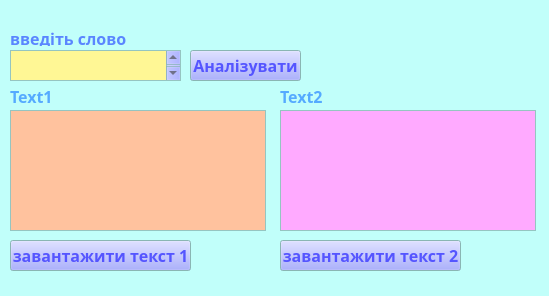
<?xml version="1.0" encoding="UTF-8"?>
<ui version="4.0">
 <class>MainWindow</class>
 <widget class="QMainWindow" name="MainWindow">
  <property name="geometry">
   <rect>
    <x>0</x>
    <y>0</y>
    <width>549</width>
    <height>296</height>
   </rect>
  </property>
  <property name="palette">
   <palette>
    <active>
     <colorrole role="WindowText">
      <brush brushstyle="SolidPattern">
       <color alpha="255">
        <red>68</red>
        <green>68</green>
        <blue>68</blue>
       </color>
      </brush>
     </colorrole>
     <colorrole role="Button">
      <brush brushstyle="SolidPattern">
       <color alpha="255">
        <red>144</red>
        <green>151</green>
        <blue>255</blue>
       </color>
      </brush>
     </colorrole>
     <colorrole role="Text">
      <brush brushstyle="SolidPattern">
       <color alpha="255">
        <red>79</red>
        <green>96</green>
        <blue>255</blue>
       </color>
      </brush>
     </colorrole>
     <colorrole role="ButtonText">
      <brush brushstyle="SolidPattern">
       <color alpha="255">
        <red>85</red>
        <green>85</green>
        <blue>255</blue>
       </color>
      </brush>
     </colorrole>
     <colorrole role="Base">
      <brush brushstyle="SolidPattern">
       <color alpha="255">
        <red>255</red>
        <green>170</green>
        <blue>255</blue>
       </color>
      </brush>
     </colorrole>
     <colorrole role="Window">
      <brush brushstyle="SolidPattern">
       <color alpha="255">
        <red>193</red>
        <green>255</green>
        <blue>250</blue>
       </color>
      </brush>
     </colorrole>
    </active>
    <inactive>
     <colorrole role="WindowText">
      <brush brushstyle="SolidPattern">
       <color alpha="255">
        <red>68</red>
        <green>68</green>
        <blue>68</blue>
       </color>
      </brush>
     </colorrole>
     <colorrole role="Button">
      <brush brushstyle="SolidPattern">
       <color alpha="255">
        <red>144</red>
        <green>151</green>
        <blue>255</blue>
       </color>
      </brush>
     </colorrole>
     <colorrole role="Text">
      <brush brushstyle="SolidPattern">
       <color alpha="255">
        <red>79</red>
        <green>96</green>
        <blue>255</blue>
       </color>
      </brush>
     </colorrole>
     <colorrole role="ButtonText">
      <brush brushstyle="SolidPattern">
       <color alpha="255">
        <red>85</red>
        <green>85</green>
        <blue>255</blue>
       </color>
      </brush>
     </colorrole>
     <colorrole role="Base">
      <brush brushstyle="SolidPattern">
       <color alpha="255">
        <red>255</red>
        <green>170</green>
        <blue>255</blue>
       </color>
      </brush>
     </colorrole>
     <colorrole role="Window">
      <brush brushstyle="SolidPattern">
       <color alpha="255">
        <red>193</red>
        <green>255</green>
        <blue>250</blue>
       </color>
      </brush>
     </colorrole>
    </inactive>
    <disabled>
     <colorrole role="WindowText">
      <brush brushstyle="SolidPattern">
       <color alpha="255">
        <red>120</red>
        <green>120</green>
        <blue>120</blue>
       </color>
      </brush>
     </colorrole>
     <colorrole role="Button">
      <brush brushstyle="SolidPattern">
       <color alpha="255">
        <red>144</red>
        <green>151</green>
        <blue>255</blue>
       </color>
      </brush>
     </colorrole>
     <colorrole role="Text">
      <brush brushstyle="SolidPattern">
       <color alpha="255">
        <red>120</red>
        <green>120</green>
        <blue>120</blue>
       </color>
      </brush>
     </colorrole>
     <colorrole role="ButtonText">
      <brush brushstyle="SolidPattern">
       <color alpha="255">
        <red>120</red>
        <green>120</green>
        <blue>120</blue>
       </color>
      </brush>
     </colorrole>
     <colorrole role="Base">
      <brush brushstyle="SolidPattern">
       <color alpha="255">
        <red>193</red>
        <green>255</green>
        <blue>250</blue>
       </color>
      </brush>
     </colorrole>
     <colorrole role="Window">
      <brush brushstyle="SolidPattern">
       <color alpha="255">
        <red>193</red>
        <green>255</green>
        <blue>250</blue>
       </color>
      </brush>
     </colorrole>
    </disabled>
   </palette>
  </property>
  <property name="font">
   <font>
    <family>HelveticaNeueCyr</family>
    <pointsize>12</pointsize>
    <weight>75</weight>
    <italic>false</italic>
    <bold>true</bold>
   </font>
  </property>
  <property name="cursor">
   <cursorShape>PointingHandCursor</cursorShape>
  </property>
  <property name="windowTitle">
   <string>MainWindow</string>
  </property>
  <widget class="QWidget" name="centralwidget">
   <widget class="QTextBrowser" name="textBrowser">
    <property name="geometry">
     <rect>
      <x>10</x>
      <y>110</y>
      <width>256</width>
      <height>121</height>
     </rect>
    </property>
    <property name="palette">
     <palette>
      <active>
       <colorrole role="Base">
        <brush brushstyle="SolidPattern">
         <color alpha="255">
          <red>255</red>
          <green>194</green>
          <blue>158</blue>
         </color>
        </brush>
       </colorrole>
      </active>
      <inactive>
       <colorrole role="Base">
        <brush brushstyle="SolidPattern">
         <color alpha="255">
          <red>255</red>
          <green>194</green>
          <blue>158</blue>
         </color>
        </brush>
       </colorrole>
      </inactive>
      <disabled>
       <colorrole role="Base">
        <brush brushstyle="SolidPattern">
         <color alpha="255">
          <red>160</red>
          <green>255</green>
          <blue>241</blue>
         </color>
        </brush>
       </colorrole>
      </disabled>
     </palette>
    </property>
   </widget>
   <widget class="QTextBrowser" name="textBrowser_2">
    <property name="geometry">
     <rect>
      <x>280</x>
      <y>110</y>
      <width>256</width>
      <height>121</height>
     </rect>
    </property>
   </widget>
   <widget class="QLabel" name="label">
    <property name="geometry">
     <rect>
      <x>10</x>
      <y>90</y>
      <width>47</width>
      <height>13</height>
     </rect>
    </property>
    <property name="palette">
     <palette>
      <active>
       <colorrole role="WindowText">
        <brush brushstyle="SolidPattern">
         <color alpha="255">
          <red>85</red>
          <green>170</green>
          <blue>255</blue>
         </color>
        </brush>
       </colorrole>
      </active>
      <inactive>
       <colorrole role="WindowText">
        <brush brushstyle="SolidPattern">
         <color alpha="255">
          <red>85</red>
          <green>170</green>
          <blue>255</blue>
         </color>
        </brush>
       </colorrole>
      </inactive>
      <disabled>
       <colorrole role="WindowText">
        <brush brushstyle="SolidPattern">
         <color alpha="255">
          <red>120</red>
          <green>120</green>
          <blue>120</blue>
         </color>
        </brush>
       </colorrole>
      </disabled>
     </palette>
    </property>
    <property name="text">
     <string>Text1</string>
    </property>
   </widget>
   <widget class="QLabel" name="label_2">
    <property name="geometry">
     <rect>
      <x>280</x>
      <y>90</y>
      <width>47</width>
      <height>13</height>
     </rect>
    </property>
    <property name="palette">
     <palette>
      <active>
       <colorrole role="WindowText">
        <brush brushstyle="SolidPattern">
         <color alpha="255">
          <red>85</red>
          <green>170</green>
          <blue>255</blue>
         </color>
        </brush>
       </colorrole>
      </active>
      <inactive>
       <colorrole role="WindowText">
        <brush brushstyle="SolidPattern">
         <color alpha="255">
          <red>85</red>
          <green>170</green>
          <blue>255</blue>
         </color>
        </brush>
       </colorrole>
      </inactive>
      <disabled>
       <colorrole role="WindowText">
        <brush brushstyle="SolidPattern">
         <color alpha="255">
          <red>120</red>
          <green>120</green>
          <blue>120</blue>
         </color>
        </brush>
       </colorrole>
      </disabled>
     </palette>
    </property>
    <property name="text">
     <string>Text2</string>
    </property>
   </widget>
   <widget class="QPushButton" name="pushButton">
    <property name="geometry">
     <rect>
      <x>190</x>
      <y>50</y>
      <width>111</width>
      <height>31</height>
     </rect>
    </property>
    <property name="palette">
     <palette>
      <active>
       <colorrole role="ButtonText">
        <brush brushstyle="SolidPattern">
         <color alpha="255">
          <red>85</red>
          <green>85</green>
          <blue>255</blue>
         </color>
        </brush>
       </colorrole>
       <colorrole role="AlternateBase">
        <brush brushstyle="SolidPattern">
         <color alpha="255">
          <red>68</red>
          <green>246</green>
          <blue>89</blue>
         </color>
        </brush>
       </colorrole>
       <colorrole role="ToolTipText">
        <brush brushstyle="SolidPattern">
         <color alpha="255">
          <red>170</red>
          <green>0</green>
          <blue>255</blue>
         </color>
        </brush>
       </colorrole>
      </active>
      <inactive>
       <colorrole role="ButtonText">
        <brush brushstyle="SolidPattern">
         <color alpha="255">
          <red>85</red>
          <green>85</green>
          <blue>255</blue>
         </color>
        </brush>
       </colorrole>
       <colorrole role="AlternateBase">
        <brush brushstyle="SolidPattern">
         <color alpha="255">
          <red>68</red>
          <green>246</green>
          <blue>89</blue>
         </color>
        </brush>
       </colorrole>
       <colorrole role="ToolTipText">
        <brush brushstyle="SolidPattern">
         <color alpha="255">
          <red>170</red>
          <green>0</green>
          <blue>255</blue>
         </color>
        </brush>
       </colorrole>
      </inactive>
      <disabled>
       <colorrole role="ButtonText">
        <brush brushstyle="SolidPattern">
         <color alpha="255">
          <red>120</red>
          <green>120</green>
          <blue>120</blue>
         </color>
        </brush>
       </colorrole>
       <colorrole role="AlternateBase">
        <brush brushstyle="SolidPattern">
         <color alpha="255">
          <red>68</red>
          <green>246</green>
          <blue>89</blue>
         </color>
        </brush>
       </colorrole>
       <colorrole role="ToolTipText">
        <brush brushstyle="SolidPattern">
         <color alpha="255">
          <red>170</red>
          <green>0</green>
          <blue>255</blue>
         </color>
        </brush>
       </colorrole>
      </disabled>
     </palette>
    </property>
    <property name="text">
     <string>Аналізувати</string>
    </property>
   </widget>
   <widget class="QPushButton" name="pushButton_2">
    <property name="geometry">
     <rect>
      <x>10</x>
      <y>240</y>
      <width>181</width>
      <height>31</height>
     </rect>
    </property>
    <property name="palette">
     <palette>
      <active>
       <colorrole role="ButtonText">
        <brush brushstyle="SolidPattern">
         <color alpha="255">
          <red>85</red>
          <green>85</green>
          <blue>255</blue>
         </color>
        </brush>
       </colorrole>
       <colorrole role="AlternateBase">
        <brush brushstyle="SolidPattern">
         <color alpha="255">
          <red>68</red>
          <green>246</green>
          <blue>89</blue>
         </color>
        </brush>
       </colorrole>
       <colorrole role="ToolTipText">
        <brush brushstyle="SolidPattern">
         <color alpha="255">
          <red>170</red>
          <green>0</green>
          <blue>255</blue>
         </color>
        </brush>
       </colorrole>
      </active>
      <inactive>
       <colorrole role="ButtonText">
        <brush brushstyle="SolidPattern">
         <color alpha="255">
          <red>85</red>
          <green>85</green>
          <blue>255</blue>
         </color>
        </brush>
       </colorrole>
       <colorrole role="AlternateBase">
        <brush brushstyle="SolidPattern">
         <color alpha="255">
          <red>68</red>
          <green>246</green>
          <blue>89</blue>
         </color>
        </brush>
       </colorrole>
       <colorrole role="ToolTipText">
        <brush brushstyle="SolidPattern">
         <color alpha="255">
          <red>170</red>
          <green>0</green>
          <blue>255</blue>
         </color>
        </brush>
       </colorrole>
      </inactive>
      <disabled>
       <colorrole role="ButtonText">
        <brush brushstyle="SolidPattern">
         <color alpha="255">
          <red>120</red>
          <green>120</green>
          <blue>120</blue>
         </color>
        </brush>
       </colorrole>
       <colorrole role="AlternateBase">
        <brush brushstyle="SolidPattern">
         <color alpha="255">
          <red>68</red>
          <green>246</green>
          <blue>89</blue>
         </color>
        </brush>
       </colorrole>
       <colorrole role="ToolTipText">
        <brush brushstyle="SolidPattern">
         <color alpha="255">
          <red>170</red>
          <green>0</green>
          <blue>255</blue>
         </color>
        </brush>
       </colorrole>
      </disabled>
     </palette>
    </property>
    <property name="text">
     <string>завантажити текст 1</string>
    </property>
   </widget>
   <widget class="QPushButton" name="pushButton_3">
    <property name="geometry">
     <rect>
      <x>280</x>
      <y>240</y>
      <width>181</width>
      <height>31</height>
     </rect>
    </property>
    <property name="palette">
     <palette>
      <active>
       <colorrole role="ButtonText">
        <brush brushstyle="SolidPattern">
         <color alpha="255">
          <red>85</red>
          <green>85</green>
          <blue>255</blue>
         </color>
        </brush>
       </colorrole>
       <colorrole role="AlternateBase">
        <brush brushstyle="SolidPattern">
         <color alpha="255">
          <red>68</red>
          <green>246</green>
          <blue>89</blue>
         </color>
        </brush>
       </colorrole>
       <colorrole role="ToolTipText">
        <brush brushstyle="SolidPattern">
         <color alpha="255">
          <red>170</red>
          <green>0</green>
          <blue>255</blue>
         </color>
        </brush>
       </colorrole>
      </active>
      <inactive>
       <colorrole role="ButtonText">
        <brush brushstyle="SolidPattern">
         <color alpha="255">
          <red>85</red>
          <green>85</green>
          <blue>255</blue>
         </color>
        </brush>
       </colorrole>
       <colorrole role="AlternateBase">
        <brush brushstyle="SolidPattern">
         <color alpha="255">
          <red>68</red>
          <green>246</green>
          <blue>89</blue>
         </color>
        </brush>
       </colorrole>
       <colorrole role="ToolTipText">
        <brush brushstyle="SolidPattern">
         <color alpha="255">
          <red>170</red>
          <green>0</green>
          <blue>255</blue>
         </color>
        </brush>
       </colorrole>
      </inactive>
      <disabled>
       <colorrole role="ButtonText">
        <brush brushstyle="SolidPattern">
         <color alpha="255">
          <red>120</red>
          <green>120</green>
          <blue>120</blue>
         </color>
        </brush>
       </colorrole>
       <colorrole role="AlternateBase">
        <brush brushstyle="SolidPattern">
         <color alpha="255">
          <red>68</red>
          <green>246</green>
          <blue>89</blue>
         </color>
        </brush>
       </colorrole>
       <colorrole role="ToolTipText">
        <brush brushstyle="SolidPattern">
         <color alpha="255">
          <red>170</red>
          <green>0</green>
          <blue>255</blue>
         </color>
        </brush>
       </colorrole>
      </disabled>
     </palette>
    </property>
    <property name="text">
     <string>завантажити текст 2</string>
    </property>
   </widget>
   <widget class="QLabel" name="label_3">
    <property name="geometry">
     <rect>
      <x>10</x>
      <y>30</y>
      <width>121</width>
      <height>16</height>
     </rect>
    </property>
    <property name="palette">
     <palette>
      <active>
       <colorrole role="WindowText">
        <brush brushstyle="SolidPattern">
         <color alpha="255">
          <red>90</red>
          <green>134</green>
          <blue>255</blue>
         </color>
        </brush>
       </colorrole>
      </active>
      <inactive>
       <colorrole role="WindowText">
        <brush brushstyle="SolidPattern">
         <color alpha="255">
          <red>90</red>
          <green>134</green>
          <blue>255</blue>
         </color>
        </brush>
       </colorrole>
      </inactive>
      <disabled>
       <colorrole role="WindowText">
        <brush brushstyle="SolidPattern">
         <color alpha="255">
          <red>120</red>
          <green>120</green>
          <blue>120</blue>
         </color>
        </brush>
       </colorrole>
      </disabled>
     </palette>
    </property>
    <property name="text">
     <string>введіть слово</string>
    </property>
   </widget>
   <widget class="QTextEdit" name="textEdit">
    <property name="geometry">
     <rect>
      <x>10</x>
      <y>50</y>
      <width>171</width>
      <height>31</height>
     </rect>
    </property>
    <property name="palette">
     <palette>
      <active>
       <colorrole role="Base">
        <brush brushstyle="SolidPattern">
         <color alpha="255">
          <red>255</red>
          <green>247</green>
          <blue>149</blue>
         </color>
        </brush>
       </colorrole>
      </active>
      <inactive>
       <colorrole role="Base">
        <brush brushstyle="SolidPattern">
         <color alpha="255">
          <red>255</red>
          <green>247</green>
          <blue>149</blue>
         </color>
        </brush>
       </colorrole>
      </inactive>
      <disabled>
       <colorrole role="Base">
        <brush brushstyle="SolidPattern">
         <color alpha="255">
          <red>160</red>
          <green>255</green>
          <blue>241</blue>
         </color>
        </brush>
       </colorrole>
      </disabled>
     </palette>
    </property>
   </widget>
  </widget>
 </widget>
 <resources/>
 <connections/>
</ui>
